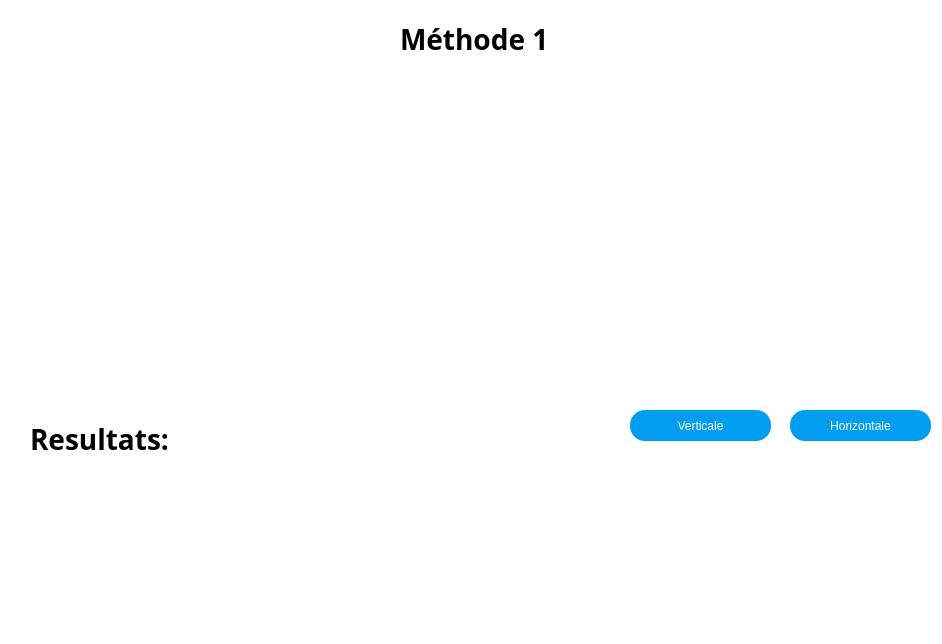
<?xml version="1.0" encoding="UTF-8"?>
<ui version="4.0">
 <class>Method1</class>
 <widget class="QDialog" name="Method1">
  <property name="geometry">
   <rect>
    <x>0</x>
    <y>0</y>
    <width>942</width>
    <height>644</height>
   </rect>
  </property>
  <property name="windowTitle">
   <string>Dialog</string>
  </property>
  <property name="styleSheet">
   <string notr="true">background-color: rgb(255, 255, 255);</string>
  </property>
  <widget class="QLabel" name="label">
   <property name="geometry">
    <rect>
     <x>400</x>
     <y>20</y>
     <width>161</width>
     <height>34</height>
    </rect>
   </property>
   <property name="font">
    <font>
     <family>Courier 10 Pitch</family>
     <pointsize>14</pointsize>
    </font>
   </property>
   <property name="text">
    <string>&lt;html&gt;&lt;head/&gt;&lt;body&gt;&lt;h2 style=&quot; margin-top:16px; margin-bottom:12px; margin-left:0px; margin-right:0px; -qt-block-indent:0; text-indent:0px;&quot;&gt;&lt;span style=&quot; font-size:x-large; font-weight:600;&quot;&gt;          Méthode 1&lt;/span&gt;&lt;/h2&gt;&lt;/body&gt;&lt;/html&gt;</string>
   </property>
  </widget>
  <widget class="QLabel" name="label_3">
   <property name="geometry">
    <rect>
     <x>30</x>
     <y>420</y>
     <width>171</width>
     <height>34</height>
    </rect>
   </property>
   <property name="font">
    <font>
     <family>Courier 10 Pitch</family>
     <pointsize>14</pointsize>
    </font>
   </property>
   <property name="text">
    <string>&lt;html&gt;&lt;head/&gt;&lt;body&gt;&lt;h2 style=&quot; margin-top:16px; margin-bottom:12px; margin-left:0px; margin-right:0px; -qt-block-indent:0; text-indent:0px;&quot;&gt;&lt;span style=&quot; font-size:x-large; font-weight:600;&quot;&gt;Resultats:&lt;/span&gt;&lt;/h2&gt;&lt;/body&gt;&lt;/html&gt;</string>
   </property>
  </widget>
  <widget class="QPushButton" name="pushButton_2">
   <property name="geometry">
    <rect>
     <x>790</x>
     <y>410</y>
     <width>141</width>
     <height>31</height>
    </rect>
   </property>
   <property name="cursor">
    <cursorShape>PointingHandCursor</cursorShape>
   </property>
   <property name="styleSheet">
    <string notr="true">background-color: rgb(0, 157, 241);
color: rgb(255, 255, 255);
border:none;
border-radius: 15px;</string>
   </property>
   <property name="text">
    <string>Horizontale</string>
   </property>
  </widget>
  <widget class="QPushButton" name="pushButton_3">
   <property name="geometry">
    <rect>
     <x>630</x>
     <y>410</y>
     <width>141</width>
     <height>31</height>
    </rect>
   </property>
   <property name="cursor">
    <cursorShape>PointingHandCursor</cursorShape>
   </property>
   <property name="styleSheet">
    <string notr="true">background-color: rgb(0, 157, 241);
color: rgb(255, 255, 255);
border:none;
border-radius: 15px;</string>
   </property>
   <property name="text">
    <string>Verticale</string>
   </property>
  </widget>
  <widget class="QLabel" name="label_5">
   <property name="geometry">
    <rect>
     <x>130</x>
     <y>60</y>
     <width>303</width>
     <height>341</height>
    </rect>
   </property>
   <property name="styleSheet">
    <string notr="true">background-color: rgb(255, 255, 255);</string>
   </property>
   <property name="text">
    <string/>
   </property>
  </widget>
  <widget class="QLabel" name="label_6">
   <property name="geometry">
    <rect>
     <x>510</x>
     <y>60</y>
     <width>303</width>
     <height>341</height>
    </rect>
   </property>
   <property name="styleSheet">
    <string notr="true">background-color: rgb(255, 255, 255);</string>
   </property>
   <property name="text">
    <string/>
   </property>
  </widget>
  <widget class="QLabel" name="label_7">
   <property name="geometry">
    <rect>
     <x>130</x>
     <y>60</y>
     <width>303</width>
     <height>341</height>
    </rect>
   </property>
   <property name="styleSheet">
    <string notr="true">background-color: rgb(255, 255, 255);</string>
   </property>
   <property name="text">
    <string/>
   </property>
  </widget>
  <widget class="QLabel" name="label_8">
   <property name="geometry">
    <rect>
     <x>510</x>
     <y>60</y>
     <width>303</width>
     <height>341</height>
    </rect>
   </property>
   <property name="styleSheet">
    <string notr="true">background-color: rgb(255, 255, 255);</string>
   </property>
   <property name="text">
    <string/>
   </property>
  </widget>
  <widget class="QLabel" name="label_2">
   <property name="geometry">
    <rect>
     <x>100</x>
     <y>470</y>
     <width>741</width>
     <height>141</height>
    </rect>
   </property>
   <property name="styleSheet">
    <string notr="true">background-color: rgb(255, 255, 255);</string>
   </property>
   <property name="text">
    <string/>
   </property>
  </widget>
  <widget class="QLabel" name="label_4">
   <property name="geometry">
    <rect>
     <x>100</x>
     <y>470</y>
     <width>741</width>
     <height>141</height>
    </rect>
   </property>
   <property name="styleSheet">
    <string notr="true">background-color: rgb(255, 255, 255);</string>
   </property>
   <property name="text">
    <string/>
   </property>
  </widget>
  <zorder>label</zorder>
  <zorder>label_3</zorder>
  <zorder>pushButton_2</zorder>
  <zorder>pushButton_3</zorder>
  <zorder>label_5</zorder>
  <zorder>label_6</zorder>
  <zorder>label_7</zorder>
  <zorder>label_8</zorder>
  <zorder>label_4</zorder>
  <zorder>label_2</zorder>
 </widget>
 <resources/>
 <connections/>
</ui>
